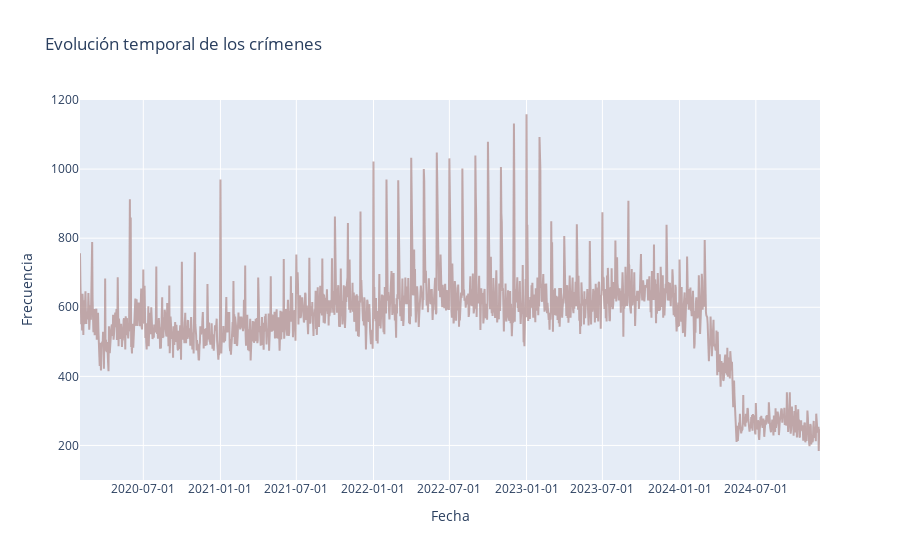

Notebook source saved alongside this figure:
### Markdown cell above
Voy a elaborar una gráfica de la evolución temporal de los crímenes en esos años, para ver si han aumentado o disminuido.

### Code cell
date_counts = df['DATE'].value_counts().sort_index()  # ordena por fecha

trace = go.Scatter(
    x = date_counts.index,           # fechas
    y = date_counts.values,          # frecuencia de registros
    mode = 'lines',
    name = 'Número de eventos',
    marker = dict(color = 'rgba(182, 149, 149, 0.8)'),
)

layout = dict(title = 'Evolución temporal de los crímenes',
              xaxis = dict(title = 'Fecha',
                           range = ['2020-02-01', '2024-12-01'],  # límites del eje X 
                           tickformat='%Y-%m-%d',
                           ),
                           
              yaxis = dict(title = 'Frecuencia',
                           range = [100, 1200]  # límites del eje Y)
                            )
              )

fig = go.Figure(data = [trace], layout = layout)

iplot(fig)
fig.write_image("evolucion.png")

### Figure 1 — Plotly figure (JSON) as saved in the notebook; plotly's stock layout.template omitted (floating-point values rounded to 4 significant figures; data arrays with more than 128 entries replaced by an {"elided": "..."} marker saying what was removed)
{"data": [{"marker": {"color": "rgba(182, 149, 149, 0.8)"}, "mode": "lines", "name": "Número de eventos", "type": "scatter", "x": {"elided": "1879 str values"}, "y": {"elided": "1879 int values"}}], "layout": {"title": {"text": "Evolución temporal de los crímenes"}, "xaxis": {"range": ["2020-02-01", "2024-12-01"], "tickformat": "%Y-%m-%d", "title": {"text": "Fecha"}}, "yaxis": {"range": [100, 1200], "title": {"text": "Frecuencia"}}}}
